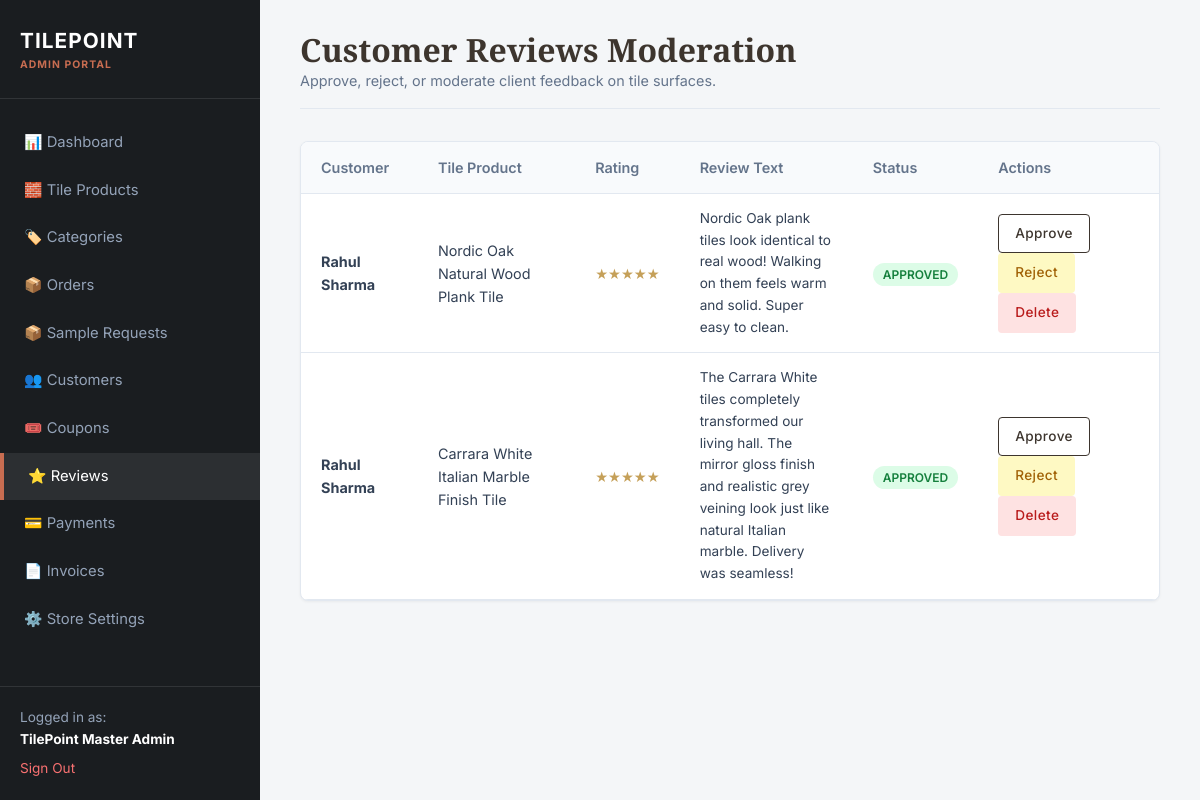
Page /admin/reviews.php (signed in) on the committed database.
### tables this page shows
CREATE TABLE `reviews` (
  `id` INT AUTO_INCREMENT PRIMARY KEY,
  `user_id` INT NOT NULL,
  `product_id` INT NOT NULL,
  `order_id` INT DEFAULT NULL,
  `rating` INT NOT NULL CHECK (`rating` >= 1 AND `rating` <= 5),
  `review_text` TEXT NOT NULL,
  `status` ENUM('pending', 'approved', 'rejected') DEFAULT 'approved',
  `created_at` TIMESTAMP DEFAULT CURRENT_TIMESTAMP,
  `updated_at` TIMESTAMP DEFAULT CURRENT_TIMESTAMP ON UPDATE CURRENT_TIMESTAMP,
  FOREIGN KEY (`user_id`) REFERENCES `users`(`id`) ON DELETE CASCADE,
  FOREIGN KEY (`product_id`) REFERENCES `products`(`id`) ON DELETE CASCADE
);

CREATE TABLE `users` (
  `id` INT AUTO_INCREMENT PRIMARY KEY,
  `full_name` VARCHAR(100) NOT NULL,
  `email` VARCHAR(150) NOT NULL UNIQUE,
  `phone` VARCHAR(20) DEFAULT NULL,
  `password` VARCHAR(255) NOT NULL,
  `reset_token` VARCHAR(100) DEFAULT NULL,
  `reset_expires` DATETIME DEFAULT NULL,
  `status` ENUM('active', 'inactive', 'banned') DEFAULT 'active',
  `created_at` TIMESTAMP DEFAULT CURRENT_TIMESTAMP,
  `updated_at` TIMESTAMP DEFAULT CURRENT_TIMESTAMP ON UPDATE CURRENT_TIMESTAMP
);

CREATE TABLE `products` (
  `id` INT AUTO_INCREMENT PRIMARY KEY,
  `category_id` INT NOT NULL,
  `name` VARCHAR(200) NOT NULL,
  `slug` VARCHAR(220) NOT NULL UNIQUE,
  `sku` VARCHAR(50) NOT NULL UNIQUE,
  `short_description` VARCHAR(500) DEFAULT NULL,
  `description` TEXT DEFAULT NULL,
  `price` DECIMAL(10, 2) NOT NULL,  
  `discount_price` DECIMAL(10, 2) DEFAULT NULL,
  `stock_quantity` INT NOT NULL DEFAULT 0,  
  `brand` VARCHAR(100) DEFAULT 'TilePoint Luxe',
  `tile_type` VARCHAR(100) NOT NULL,  
  `material` VARCHAR(100) NOT NULL,  
  `finish` VARCHAR(100) NOT NULL,  
  `surface` VARCHAR(100) DEFAULT 'Smooth',  
  `color` VARCHAR(50) NOT NULL,  
  `pattern` VARCHAR(100) DEFAULT 'Marble Vein',  
  `size` VARCHAR(50) NOT NULL,  
  `thickness` VARCHAR(50) DEFAULT '9 mm',
  `water_absorption` VARCHAR(50) DEFAULT '< 0.05%',
  `strength` VARCHAR(50) DEFAULT 'High Breaking Strength (> 2000N)',
  `application` VARCHAR(255) NOT NULL,  
  `usage` VARCHAR(100) DEFAULT 'Floor & Wall',  
  `coverage_per_box` DECIMAL(8, 2) NOT NULL DEFAULT 15.50,  
  `pieces_per_box` INT NOT NULL DEFAULT 4,
  `box_weight` VARCHAR(50) DEFAULT '28 kg',
  `country_of_origin` VARCHAR(100) DEFAULT 'India',
  `warranty` VARCHAR(100) DEFAULT '10 Years Structural Warranty',
  `shipping_information` TEXT DEFAULT NULL,
  `return_information` TEXT DEFAULT NULL,
  `specifications` JSON DEFAULT NULL,
  `status` ENUM('active', 'inactive') DEFAULT 'active',
  `created_at` TIMESTAMP DEFAULT CURRENT_TIMESTAMP,
  `updated_at` TIMESTAMP DEFAULT CURRENT_TIMESTAMP ON UPDATE CURRENT_TIMESTAMP,
  FOREIGN KEY (`category_id`) REFERENCES `categories`(`id`) ON DELETE CASCADE
);

### includes/admin-auth.php (called while the page is built, shortened)
<?php
function getLoggedInAdmin() {
    $db = getDBConnection();
    $stmt = $db->prepare("SELECT id, full_name, email, role FROM admins WHERE id = ?");
    $stmt->execute([$_SESSION['admin_id']]);
    return $stmt->fetch();
}

### admin/reviews.php (the view, shortened to what this page needs)
<?php
require_once __DIR__ . '/admin-header.php';
$db = getDBConnection();
$reviews = $db->query("SELECT r.*, u.full_name, p.name AS product_name
                       FROM reviews r
                       JOIN users u ON r.user_id = u.id
                       JOIN products p ON r.product_id = p.id
                       ORDER BY r.id DESC")->fetchAll();
?>
<div class="admin-topbar">
    <div>
        <h1 class="font-heading" style="font-size: 2rem;">Customer Reviews Moderation</h1>
        <p style="color: var(--admin-text-muted); font-size: 0.9rem;">Approve, reject, or moderate client feedback on tile surfaces.</p>
    </div>
</div>
<div class="admin-table-wrap">
    <table class="admin-table">
        <thead>
            <tr>
                <th>Customer</th>
                <th>Tile Product</th>
                <th>Rating</th>
                <th>Review Text</th>
                <th>Status</th>
                <th>Actions</th>
            </tr>
        </thead>
        <tbody>
            <?php foreach ($reviews as $r): ?>
                <tr>
                    <td><strong><?php echo htmlspecialchars($r['full_name']); ?></strong></td>
                    <td><?php echo htmlspecialchars($r['product_name']); ?></td>
                    <td><span style="color: var(--color-gold);"><?php echo str_repeat('★', $r['rating']); ?></span></td>
                    <td style="max-width: 300px; font-size: 0.85rem;"><?php echo htmlspecialchars($r['review_text']); ?></td>
                    <td><span class="badge-status <?php echo strtolower($r['status']); ?>"><?php echo htmlspecialchars($r['status']); ?></span></td>
                    <td>
                        <a href="<?php echo ADMIN_URL; ?>/reviews.php?action=approve&id=<?php echo $r['id']; ?>" class="btn btn-outline btn-sm">Approve</a>
                        <a href="<?php echo ADMIN_URL; ?>/reviews.php?action=reject&id=<?php echo $r['id']; ?>" class="btn btn-sm" style="background: #FEF9C3; color: #A16207;">Reject</a>
                        <a href="<?php echo ADMIN_URL; ?>/reviews.php?action=delete&id=<?php echo $r['id']; ?>" onclick="return confirm('Delete review?')" class="btn btn-sm" style="background: #FEE2E2; color: #B91C1C;">Delete</a>
                    </td>
                </tr>
            <?php endforeach; ?>
        </tbody>
    </table>
</div>
<?php require_once __DIR__ . '/admin-footer.php'; ?>

### admin/admin-header.php (shortened to what this page needs)
<?php
require_once __DIR__ . '/../includes/admin-auth.php';
$adminUser = getLoggedInAdmin();
$currentPage = basename($_SERVER['PHP_SELF']);
?>
<!DOCTYPE html>
<html lang="en">
<head>
    <link rel="stylesheet" href="<?php echo BASE_URL; ?>/assets/css/admin.css">
    <link rel="stylesheet" href="<?php echo BASE_URL; ?>/assets/css/style.css">
</head>
<body class="admin-body">
<aside class="admin-sidebar">
    <div class="admin-brand">
        TILEPOINT <span style="font-size: 0.65rem; color: var(--admin-accent); display: block;">ADMIN PORTAL</span>
    </div>
    <ul class="admin-nav">
        <li><a href="<?php echo ADMIN_URL; ?>/dashboard.php" class="<?php echo $currentPage === 'dashboard.php' ? 'active' : ''; ?>">📊 Dashboard</a></li>
        <li><a href="<?php echo ADMIN_URL; ?>/products.php" class="<?php echo strpos($currentPage, 'product') !== false ? 'active' : ''; ?>">🧱 Tile Products</a></li>
        <li><a href="<?php echo ADMIN_URL; ?>/categories.php" class="<?php echo $currentPage === 'categories.php' ? 'active' : ''; ?>">🏷️ Categories</a></li>
        <li><a href="<?php echo ADMIN_URL; ?>/orders.php" class="<?php echo strpos($currentPage, 'order') !== false ? 'active' : ''; ?>">📦 Orders</a></li>
        <li><a href="<?php echo ADMIN_URL; ?>/sample-requests.php" class="<?php echo $currentPage === 'sample-requests.php' ? 'active' : ''; ?>">📦 Sample Requests</a></li>
        <li><a href="<?php echo ADMIN_URL; ?>/customers.php" class="<?php echo $currentPage === 'customers.php' ? 'active' : ''; ?>">👥 Customers</a></li>
        <li><a href="<?php echo ADMIN_URL; ?>/coupons.php" class="<?php echo $currentPage === 'coupons.php' ? 'active' : ''; ?>">🎟️ Coupons</a></li>
        <li><a href="<?php echo ADMIN_URL; ?>/reviews.php" class="<?php echo $currentPage === 'reviews.php' ? 'active' : ''; ?>">⭐ Reviews</a></li>
        <li><a href="<?php echo ADMIN_URL; ?>/payments.php" class="<?php echo $currentPage === 'payments.php' ? 'active' : ''; ?>">💳 Payments</a></li>
        <li><a href="<?php echo ADMIN_URL; ?>/invoices.php" class="<?php echo $currentPage === 'invoices.php' ? 'active' : ''; ?>">📄 Invoices</a></li>
        <li><a href="<?php echo ADMIN_URL; ?>/settings.php" class="<?php echo $currentPage === 'settings.php' ? 'active' : ''; ?>">⚙️ Store Settings</a></li>
    </ul>
    <div style="padding: 20px; border-top: 1px solid rgba(255,255,255,0.1); font-size: 0.85rem;">
        <span style="color: #94A3B8; display: block;">Logged in as:</span>
        <strong style="color: #FFF; display: block; margin-bottom: 8px;"><?php echo htmlspecialchars($adminUser['full_name']); ?></strong>
        <a href="<?php echo ADMIN_URL; ?>/logout.php" style="color: #F87171; text-decoration: none;">Sign Out</a>
    </div>
</aside>
<main class="admin-main">

### admin/admin-footer.php (shortened to what this page needs)
</main>
</body>
</html>

### assets/css/admin.css (style rules this page uses)
:root { --admin-sidebar-w: 260px; --admin-bg: #F4F6F8; --admin-sidebar-bg: #1A1D20; --admin-card: #FFFFFF; --admin-primary: #2C3E50; --admin-accent: #C86D51; --admin-border: #E2E8F0; --admin-text: #334155; --admin-text-muted: #64748B; }
body.admin-body { background-color: var(--admin-bg); color: var(--admin-text); font-family: 'Inter', sans-serif; display: flex; min-height: 100vh; }
.admin-sidebar { width: var(--admin-sidebar-w); background: var(--admin-sidebar-bg); color: #FFFFFF; position: fixed; top: 0; bottom: 0; left: 0; display: flex; flex-direction: column; z-index: 100; }
.admin-brand { padding: 24px 20px; border-bottom: 1px solid rgba(255, 255, 255, 0.1); font-size: 1.3rem; font-weight: 700; letter-spacing: 0.05em; color: #FFFFFF; }
.admin-nav { padding: 20px 0; list-style: none; flex-grow: 1; }
.admin-nav a { display: flex; align-items: center; gap: 12px; padding: 12px 24px; color: #94A3B8; font-size: 0.925rem; transition: all 0.2s ease; }
.admin-nav a:hover, .admin-nav a.active { background: rgba(255, 255, 255, 0.08); color: #FFFFFF; border-left: 4px solid var(--admin-accent); }
.admin-main { margin-left: var(--admin-sidebar-w); flex-grow: 1; padding: 32px 40px; }
.admin-topbar { display: flex; justify-content: space-between; align-items: center; margin-bottom: 32px; padding-bottom: 16px; border-bottom: 1px solid var(--admin-border); }
.admin-table-wrap { background: var(--admin-card); border-radius: 8px; border: 1px solid var(--admin-border); overflow: hidden; box-shadow: 0 1px 3px rgba(0, 0, 0, 0.05); }
.admin-table { width: 100%; border-collapse: collapse; text-align: left; }
.admin-table th, .admin-table td { padding: 14px 20px; border-bottom: 1px solid var(--admin-border); font-size: 0.9rem; }
.admin-table th { background: #F8FAFC; font-weight: 600; color: var(--admin-text-muted); }
.badge-status { padding: 4px 10px; border-radius: 12px; font-size: 0.75rem; font-weight: 600; text-transform: uppercase; }
.badge-status.paid, .badge-status.delivered, .badge-status.active, .badge-status.approved { background: #DCFCE7; color: #15803D; }

### assets/css/style.css (style rules this page uses)
:root { --color-bg: #FBF9F5; --color-bg-alt: #F4F0E8; --color-card: #FFFFFF; --color-border: #E6E0D4; --color-border-subtle: #F0EAE0; --color-text-main: #22201E; --color-text-muted: #6E685F; --color-text-light: #9B9489; --color-primary: #3D352E; --color-primary-hover: #26201B; --color-accent: #C86D51; --color-accent-hover: #B25A3F; --color-sage: #5B6B5E; --color-gold: #C5A059; --color-success: #2E7D32; --color-danger: #D32F2F; --color-warning: #ED6C02; --font-heading: 'Cormorant Garamond', Georgia, serif; --font-body: 'Inter', system-ui, -apple-system, sans-serif; --radius-sm: 4px; --radius-md: 8px; --radius-lg: 16px; --radius-full: 9999px; --shadow-sm: 0 2px 8px rgba(34, 32, 30, 0.04); --shadow-md: 0 8px 24px rgba(34, 32, 30, 0.07); --shadow-lg: 0 16px 40px rgba(34, 32, 30, 0.12); --transition-fast: 0.2s ease; --transition-smooth: 0.35s cubic-bezier(0.16, 1, 0.3, 1); }
*, *::before, *::after { box-sizing: border-box; margin: 0; padding: 0; }
body { font-family: var(--font-body); background-color: var(--color-bg); color: var(--color-text-main); line-height: 1.6; font-size: 15px; -webkit-font-smoothing: antialiased; overflow-x: hidden; }
a { color: inherit; text-decoration: none; transition: color var(--transition-fast); }
h1, h2, h3, h4, h5, h6, .font-heading { font-family: var(--font-heading); font-weight: 600; line-height: 1.15; color: var(--color-primary); }
h1 { font-size: clamp(2.5rem, 5vw, 4.2rem); }
.btn { display: inline-flex; align-items: center; justify-content: center; gap: 8px; padding: 12px 28px; font-size: 0.925rem; font-weight: 500; letter-spacing: 0.03em; border-radius: var(--radius-sm); border: 1px solid transparent; cursor: pointer; transition: all var(--transition-fast); text-align: center; white-space: nowrap; }
.btn-outline { background-color: transparent; border-color: var(--color-primary); color: var(--color-primary); }
.btn-sm { padding: 8px 16px; font-size: 0.85rem; }

### rows in the picture
reviews: user.full_name "Rahul Sharma", product.name "Nordic Oak Natural Wood Plank Tile", rating "★★★★★", review_text "Nordic Oak plank tiles look identical to real wood! Walking on them feels warm and solid. Super easy to clean.", status "APPROVED"
reviews: user.full_name "Rahul Sharma", product.name "Carrara White Italian Marble Finish Tile", rating "★★★★★", review_text "The Carrara White tiles completely transformed our living hall. The mirror gloss finish and realistic grey veining look just like natural Italian marble. Delivery was seamless!", status "APPROVED"

### other values in the picture
$adminUser['full_name'] "TilePoint Master Admin"
